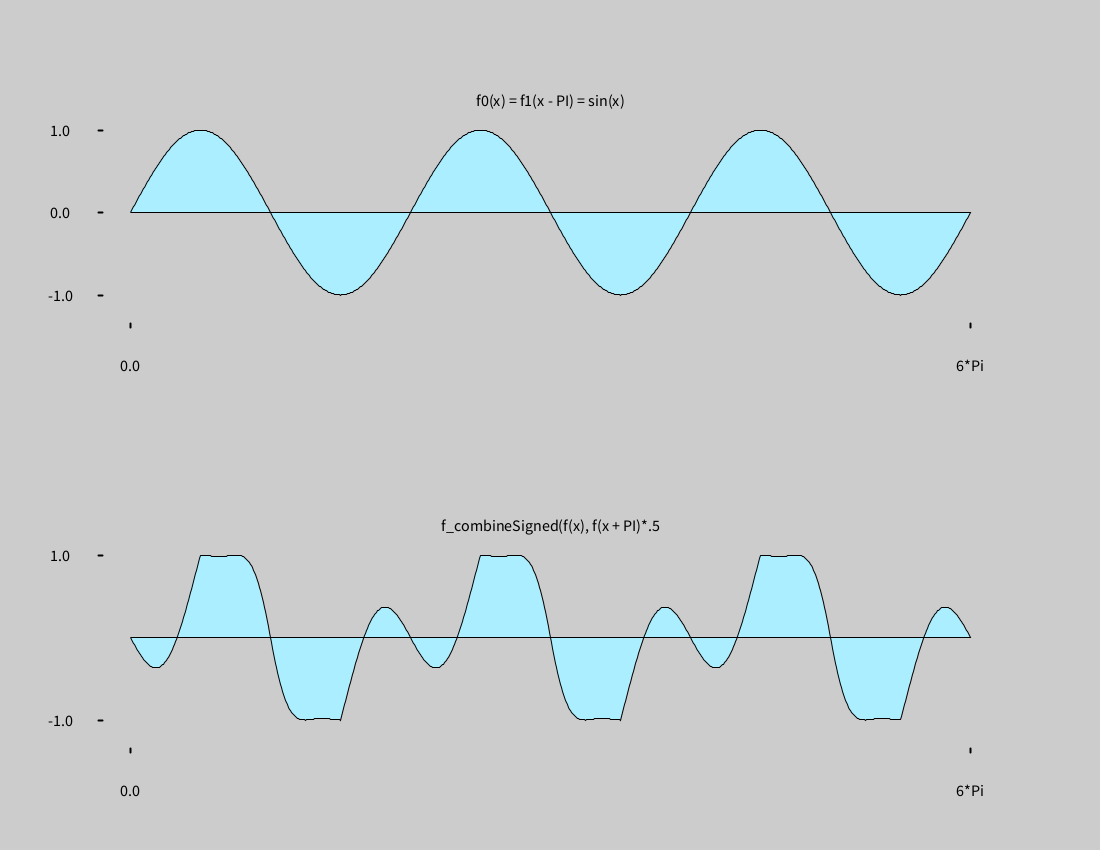
Frame 1 (no input)
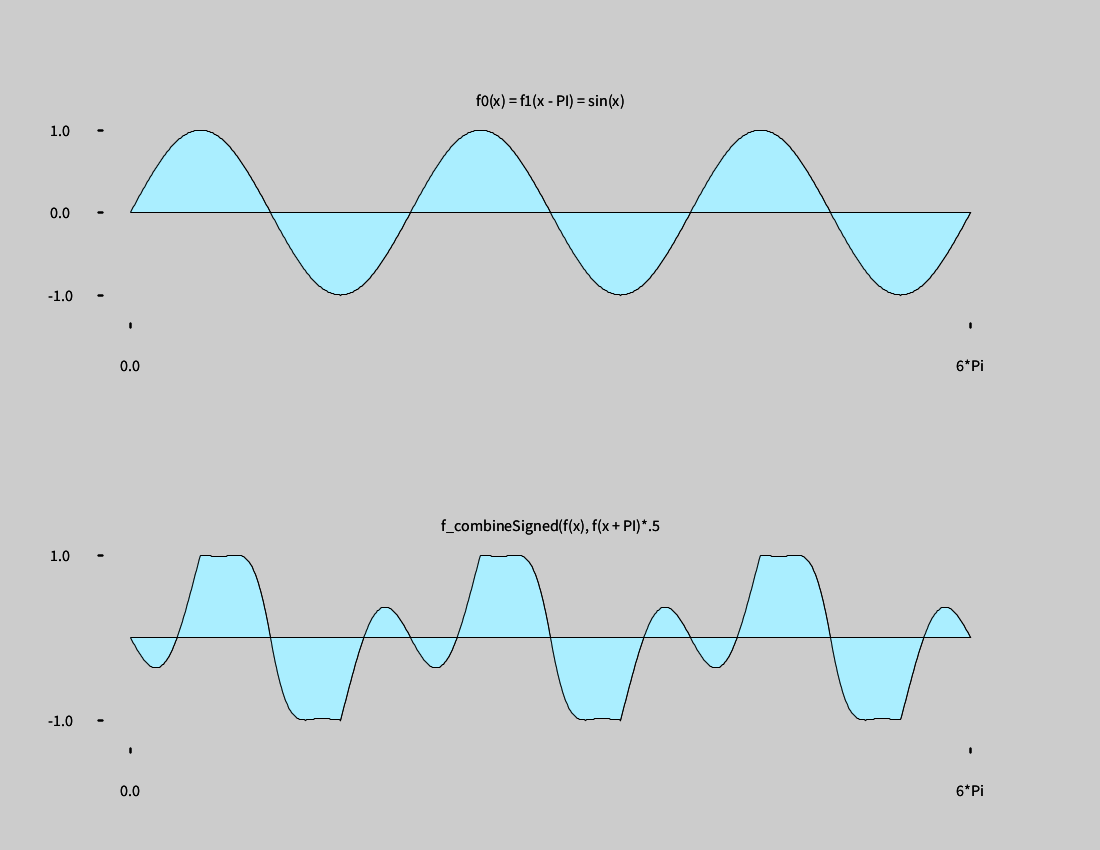
Frame 2 (the mouse pressed at the canvas centre, redrawn once)

The Processing sketch that drew these frames (run headless with seeded random() and noise(); the mouse was pressed at the canvas centre and the sketch redrawn once):

// Processing sketch: Draw_Function
// ── Draw_Function.pde
void setup()
{
  // Call this first to set the width and height variables to the correct sizes.
  //fullScreen();
  size(1100, 850);
}


void draw()
{

  PGraphics g = createGraphics(width, height);
  g.beginDraw();
 
  g.fill(255, 255, 255);//White.
  //g.rect(0, 0, width, height);
  g.fill(0);
 
  Bounds b = new Bounds();
  b.min_y =  -1;
  b.max_y =  1;
  b.min_x =  0;
  b.max_x =  PI*6;
  b.s_max_x = "6*Pi";
  
  b.screen_min_x = 100;
  b.screen_max_x = width - b.screen_min_x;
  
  b.screen_min_y = 100;
  b.screen_max_y = height/2 - 100;
  b.y0 = 0;
  b.function = 0; // Use f0(x).
  //b.title = "f0(x) = 2*f1(x - PI/2) = sin(x)";
  b.title = "f0(x) = f1(x - PI) = sin(x)";
  
  drawFunction(g, b);
  
  // Draw Modified function.
  b = new Bounds();
  b.min_y =  -1;//0;
  b.max_y =  1;
  b.min_x =  0;
  b.max_x =  PI*6;
  b.s_max_x = "6*Pi";
  
  b.screen_min_x = 100;
  b.screen_max_x = width - b.screen_min_x;
  
  b.screen_min_y = height/2 + 100;
  b.screen_max_y = height   - 100;
  b.y0 = 0;
  b.draw0 = false;
  b.function = 1; // Use f1(x).
  //b.title = "f(x) = exp(-x/10) + exp(-x/10)*sin(x)*exp(-x/10)";
  //b.title = "f_combine(f(x), f(x + PI/4)";
  b.title = "f_combineSigned(f(x), f(x + PI)*.5";

  drawFunction(g, b);  

  g.endDraw();
  image(g, 0, 0); 

  g.save("output.png");
  noLoop(); 

}

class Bounds
{
  float min_y;
  float max_y;
  
  float min_x;
  float max_x;
  
  float y0;
  
  float screen_min_y;
  float screen_max_y;
  
  float screen_min_x;
  float screen_max_x;
  
  String title;
  int function;
  
  boolean draw0 = true;
  
  String s_max_x = null;
}

void drawFunction(PGraphics g, Bounds b)
{
  float padding = 30;
  shrink_bounds(b, padding);
  
  g.fill(0,0,0);
  g.stroke(0, 0, 0);
  
  float range_y = b.max_y - b.min_y;
  float range_x = b.max_x - b.min_x;
  
  float screen_range_y = b.screen_max_y - b.screen_min_y;
  float screen_range_x = b.screen_max_x - b.screen_min_x;
  
  float per_y0 = (b.y0 - b.min_y) / range_y;
  
  float screen_zero_y = b.screen_max_y - per_y0*screen_range_y;
  
  g.strokeWeight(1);
  g.fill(170, 238, 255, 255);
  g.beginShape();
  g.vertex(b.screen_min_x, screen_zero_y);
  for (int i = (int)(b.screen_min_x); i < b.screen_max_x; i += 1)
  {
    float per = (i - b.screen_min_x)/screen_range_x;
    float x = b.min_x + range_x*per;
    
    float y;
    
    switch(b.function)
    {
       case 0: y = f0(x);break;
       case 1: y = f1(x);break;
       case 2: y = f2(x);break;
       case 3: y = f3(x);break;
       default: y = 0;
    }
    
    float j = -(y - b.min_y)/range_y*screen_range_y + b.screen_max_y;
   
    g.vertex(i, j);
  }
  g.vertex(b.screen_max_x, screen_zero_y);
  g.endShape(CLOSE);
  
  g.fill(0);
  g.stroke(0);
  
  g.textSize(16);
  g.textAlign(CENTER, CENTER);
  
  
  float x  = b.screen_min_x - padding;
  float y0 = screen_zero_y;
  float y_min = b.screen_min_y;
  float y_max = b.screen_max_y;
  g.text("" + b.max_y, x - 40, b.screen_min_y);
  g.text("" + b.min_y, x - 40, b.screen_max_y);
  
  if (b.draw0)
  {
    g.text("" + b.y0,    x - 40, screen_zero_y);
  }

  
  // -- Draw the y Tick marks.
  g.strokeWeight(2);
    
  float tick = 2;
  g.line(x - tick, y_min, x + tick, y_min);
  g.line(x - tick, y_max, x + tick, y_max);
  
  if (b.draw0)
  {
    g.line(x - tick, y0,    x + tick, y0);
  }
  
  // -- Draw the x tick marks.
  x = b.screen_min_x;
  float y = b.screen_max_y + padding;
  g.line(x, y - tick, x,  y + tick);
  g.text("" + b.min_x, x, y + 40);

  x = b.screen_max_x;
  g.line(x, y - tick,  x, y + tick);
  
  if(b.s_max_x == null)
  {
    b.s_max_x = "" + b.max_x;
  }
  g.text(b.s_max_x, x, y + 40);
    

  // Draw the title.
  x = b.screen_min_x + screen_range_x/2;
  y = b.screen_min_y - padding;
  g.text(b.title, x, y);

}

void shrink_bounds(Bounds b, float padding)
{
  b.screen_min_x += padding;
  b.screen_max_x -= padding;
  b.screen_min_y += padding;
  b.screen_max_y -= padding;
}

void enlarge_bounds(Bounds b, float padding)
{
  b.screen_min_x -= padding;
  b.screen_max_x += padding;
  b.screen_min_y -= padding;
  b.screen_max_y += padding;  
}

float f0(float x)
{
   //return sin(x)*exp(-x/10);
   //return .5 + .5*sin(x);
   return sin(x);
}

/*
float f1(float x)
{
   
   float m = .5*exp(-x/10);
   return m + m*sin(x)*exp(-x/10);
   
   float a = f0(x);
   float b = f0(x + PI/2);
   
   float max = Math.max(a, b);
   float min = Math.min(a, b);
   
   float diff = abs(max - min);
   
   //return (1 - min)*max + (1-max)*min;
   return max + (1 - max)*(diff*max + (1 - diff)*min);
}*/

float f1(float x)
{
   // Combine outputs a and b from two functions.
   float a = (f0(x));
   float b = f0(x*2 + PI);
   
   float c = combineSigned(a, b);
   return c;
}

float combineSigned(float a, float b)
{
   int sign_a = a < 0 ? -1 : 1;
   int sign_b = b < 0 ? -1 : 1;
   
   if (sign_a*sign_b > 0)
   {
      // Calls the unsigned combine function, which is the one I designed for you last.
      float out_mag = combine(abs(a), abs(b));
      if (sign_a != 0)
      {
        return sign_a*out_mag;
      }
      return sign_b*out_mag;
   }
   
   return a + b;
}

float combine(float a, float b)
{   
   float max = Math.max(a, b);
   float min = Math.min(a, b);
   
   float diff = abs(max - min);
   
   //diff = interpolate(diff, .1);
   
   // Elegantly smooth between the minnimum and maximum value,
   // keeping the derivatives smooth when the maximum function that
   // was dominating crosses the minimum function. 
   float smoothed_value = (diff*max + (1 - diff)*min);
   
   // We interpolated between contributing the raw min value when min is very low,
   // and the interpolated value when min is higher.
   // The idea is that we want to add very little contribution when min is very low,
   // because then a function can be smoothly animated in without discontinuously influencing the original function from the onset.
   smoothed_value = (1 - min)*min + min*smoothed_value;
   
   // The maximum value will dominate more when it is closer to 1.
   return max + (1 - max)*smoothed_value;
}

float interpolate (float x, float a) {

  float min_param_a = 0.0 + EPSILON;
  float max_param_a = 1.0 - EPSILON;
  a = constrain(a, min_param_a, max_param_a); 

  if (a < 0.5) {
    // emphasis
    a = 2*(a);
    float y = pow(x, a);
    return y;
  } 
  else {
    // de-emphasis
    a = 2*(a-0.5);
    float y = pow(x, 1.0/(1-a));
    return y;
  }
}


float f2(float x)
{
   return cos(x);
}

float f3(float x)
{
   return cos(x);
}

void drawArrow(float x1, float y1, float x2, float y2, float head_length, PGraphics g)
{
  g.line(x1, y1, x2, y2);
  
  float dx = x2 - x1;
  float dy = y2 - y1;
  float mag = dist(x1, y1, x2, y2);
  
  float par_x = dx/mag;
  float par_y = dy/mag;
  
  float perp_x = -par_y;
  float perp_y =  par_x;

  // Draw one of the arrow heads.
  g.line(x2, y2, x2 - par_x*head_length + perp_x*head_length,
    y2 - par_y*head_length + perp_y*head_length);
    
  // Draw the other.
  g.line(x2, y2, x2 - par_x*head_length - perp_x*head_length,
                 y2 - par_y*head_length - perp_y*head_length);
}

void keyPressed()
{  
  // If the user presses space, then this program will save a nice transparent image of the fractal in the local file output.png.
  if (key == ' ')
  {
    save("output.png"); 
  }
}
